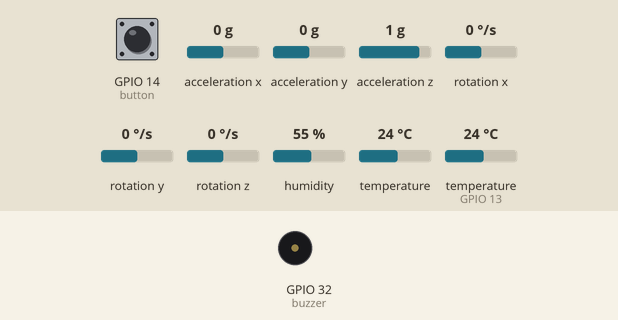
Recording of a program running on a simulated ESP32 board running MicroPython. Parts: buzzer (waves = sounding). The test bench sets the inputs (shaded band); at power-on: GPIO 14 (button) HIGH, acceleration x 0 g, acceleration y 0 g, acceleration z 1 g, rotation x 0 °/s, rotation y 0 °/s, rotation z 0 °/s, humidity 55 %, temperature 24 °C, temperature (sensor on GPIO 13) 24 °C. WiFi joins after 1.5 s; no MQTT or app messages arrive unless stated; a WiFi scan finds one network, HomeNet; the clock reads 2024-03-15 10:24:30 at power-on unless the program sets it; library files of the repository ran but are not shown: adxl345_sensor.py, mpu6050.py; what the program prints to the serial console is not drawn.

Above: at 7.3 s.
7.4 s: GPIO 14 (button) pulled LOW for 0.3 s
At 8.4 s:
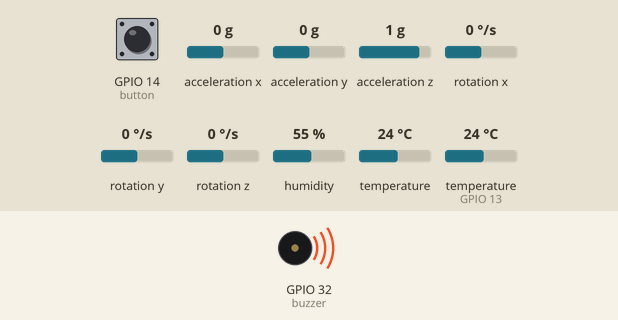
23.0 s: GPIO 14 (button) pulled LOW for 1 s
At 30.7 s:
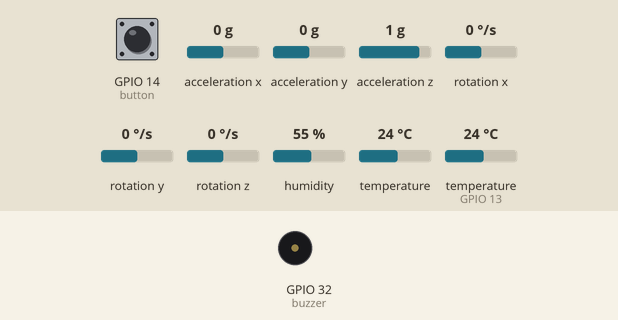
Timing chart, 0 to 32.2 s (numbered marks = the images above; inputs shaded):
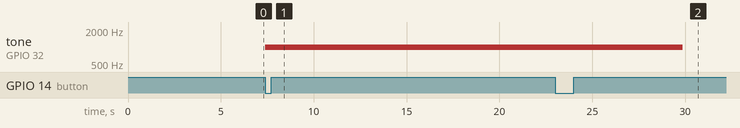

Measured:
- after the input at 7.4 s, tone on GPIO 32 (buzzer): silent → 1000 Hz at once
- after the input at 23.0 s, tone on GPIO 32 (buzzer): 1000 Hz → silent after 6.9 s

The program:

main.py
```python
#导入Pin模块
from machine import Pin, PWM
import dht
import time
from machine import Timer
import network
from simple import MQTTClient
import utime
import ujson
from fall_detection import FallDetection
import network
import urequests
import json

#路由器WIFI账号和密码
ssid="666666"
password="xiyangyuhai99"
#ssid="CMCC-fDb7"
#password="r8wk9c9k"
#ssid="AYNU2"
#password="aynu2955552"
# MQTT服务器信息
#MQTT_BROKER = 'broker.emqx.io'
MQTT_BROKER = '10.20.108.66'
MQTT_PORT = 1883
MQTT_USER = 'mqtt_username'
MQTT_PASSWORD = 'mqtt_password'
# 用于上报实时数据
MQTT_TOPIC = 'esp32/report/data'
# 手动告警
MANUAL_ALARM_MQTT_TOPIC = 'esp32/report/manual/alarm'
# 自动告警
AUTOMATIC_ALARM_MQTT_TOPIC = 'esp32/report/automatic/alarm'

# 百度地图API参数
BAIDU_API_URL = 'http://api.map.baidu.com/location/ip'
BAIDU_API_KEY = 'aujGhARF3F8jw5c4p7nViTcC7voXmwd3'

fall_detection = FallDetection()

# 定义DHT11控制对象
dht11=dht.DHT11(Pin(13))
# 定义按键外部中断，用于发生告警
button = Pin(14, Pin.IN, Pin.PULL_UP)  # 按键连接到ESP32的IO引脚14接k1
buzzer = PWM(Pin(32))  # 蜂鸣器连接到ESP32,32接beep丰凝汽

buzzer.freq(1000)  # 设置蜂鸣器的频率为1000Hz
buzzer.duty(0)  # 初始时将蜂鸣器的占空比设置为0，即静音状态

is_muted = True  # 初始时设置为静音状态
# key1外部中断函数，用于发生/解除告警
def button_pressed(p):
    global is_muted
    if is_muted:
        buzzer.duty(512)  # 当按键按下时，将蜂鸣器的占空比设置为50%，发出声音
        is_muted = False
        print("告警发生，老人疑似发生跌倒！！！")
        send_alarm_mqtt(mqtt_client,True)
    else:
        buzzer.duty(0)  # 当再次按下按键时，将蜂鸣器的占空比设置为0，静音
        is_muted = True
        print("告警解除！！！")
        send_alarm_mqtt(mqtt_client,False)
# 读取 JSON 文件
# 读取 JSON 文件
def read_json_file(file_path):
    try:
        with open(file_path, 'r') as file:
            data = ujson.load(file)
            return data
    except OSError:
        print('Error: Failed to read JSON file')
        return None
#WIFI连接
def wifi_connect():
    wlan=network.WLAN(network.STA_IF)  #STA模式
    wlan.active(True)  #激活
    wlan.disconnect()
    print(wlan.scan())
    start_time=time.time()  #记录时间做超时判断

    if not wlan.isconnected():
        print("conneting to network...")
        wlan.connect(ssid,password)  #输入WIFI账号和密码
        i = 1
        while not wlan.isconnected():
            print("正在链接{}...{}".format(ssid,i))
            i += 1
            time.sleep(1)

    print("network information:", wlan.ifconfig())
    return True

# 获取当前定位信息
def get_location():
    response = urequests.get(BAIDU_API_URL + '?ak=' + BAIDU_API_KEY)
    data = json.loads(response.text)
    if data['status'] == 0:
        lat = data['content']['point']['y']
        lng = data['content']['point']['x']
        city = data['content']['address_detail']['city']
        province = data['content']['address_detail']['province']
        address = data['content']['address']
        detailed_address = data['address']
        #print(city,province,address,detailed_address)
        print('Latitude:', lat)
        print('Longitude:', lng)
        #print("address":data['content'][])
        #return {"latitude":lat,"longitude":lng,"city":city,"province":province,"address":address}
        return {"latitude":lat,"longitude":lng}
    else:
        print('Failed to get location')
# 连接MQTT服务器
mqtt_client = None

def create_mqtt_client():
    global mqtt_client

    try:
        mqtt_client = MQTTClient('esp32', MQTT_BROKER, MQTT_PORT)
        mqtt_client.connect()
        print('MQTT已连接')
        return mqtt_client
    except Exception as e:
        print('MQTT连接失败:', e)
        return None

# 上报数据到MQTT服务器
def report_data(t):
    global mqtt_client
    client = mqtt_client
    data=merge_data()
    payload = ujson.dumps(data)
    client.publish(MQTT_TOPIC, payload)
    print('已上报数据:', payload)
# 告警发生时拿到老人当时定位和当前上报数据发给服务端，让服务端发送告警邮件
def send_alarm_mqtt(client,is_triggered,data_dict={}):
    # 获取当前时间的时间戳
    current_timestamp = utime.time()
    # 将时间戳转换为日期和时间
    current_time = utime.localtime(current_timestamp)
    # 提取日期和时间部分
    year, month, day, hour, minute, second, _, _ = current_time
    # 构建时间字符串
    time_string = "{:04d}-{:02d}-{:02d} {:02d}:{:02d}:{:02d}".format(year, month, day, hour, minute, second)
    data_dict = {"alert_time":time_string}
    if is_triggered:
        # 告警发生
        print("发送告警发生")
        data_dict['action'] = is_triggered
        payload = ujson.dumps(data_dict)
        client.publish(MANUAL_ALARM_MQTT_TOPIC, payload)  # 发布告警消息到指定的主题
    else:
        data_dict['action'] = is_triggered
        payload = ujson.dumps(data_dict)
        client.publish(MANUAL_ALARM_MQTT_TOPIC, payload)  # 发布告警解除消息到指定的主题
        print("发送告警解除")

# 获取温度和湿度数据
def get_temperature_humidity():
    time.sleep(2)
    dht11.measure()  #调用DHT类库中测量数据的函数
    temperature = dht11.temperature()
    if temperature==None:
        print("DHT11传感器检测失败！")
        return False
    humidity = dht11.humidity()
    time.sleep(2)
    return {'environment_temperature':temperature,"humidity":humidity}
# 整理各个传感器的数据，合并后用于上报
def merge_data():
     # 获取当前时间的时间戳
    current_timestamp = utime.time()
    # 将时间戳转换为日期和时间
    current_time = utime.localtime(current_timestamp)
    # 提取日期和时间部分
    year, month, day, hour, minute, second, _, _ = current_time
    # 构建时间字符串
    time_string = "{:04d}-{:02d}-{:02d} {:02d}:{:02d}:{:02d}".format(year, month, day, hour, minute, second)
    data_dict = {"report_time":time_string}
    # 整理温度湿度数据
    temp_hum_dict = get_temperature_humidity()
    data_dict.update(temp_hum_dict)
    #整理加速度数据
    data_dict.update(fall_detection.sensor_data())
    # 整理经纬度数据
    #location_data = get_location()
    #data_dict.update(location_data)
    # 整理心率，血氧，体温数据
    heart_data = read_json_file('data.json')
    data_dict.update(heart_data)
    #print(data_dict)
    return data_dict


#程序入口
if __name__=="__main__":
    time.sleep(2)  # Initial delay for sensor stabilization
    wifi_connect()
    create_mqtt_client()
    button.irq(trigger=Pin.IRQ_FALLING, handler=button_pressed)
    tim = Timer(0)
    tim.init(period=3000, mode=Timer.PERIODIC, callback=report_data)
```

fall_detection.py
```python
import math
import machine
import time
from adxl345_sensor import ADXL345Sensor
from gyro_sensor import GyroSensor

class FallDetection:
    def __init__(self):
        self.accel = ADXL345Sensor(12,27)  # 创建加速计实例
        self.gyro = GyroSensor()  # 创建陀螺仪实例

    def detect_fall(self):
        if self.accel.is_fallen() and self.gyro.isFallen():
            print("摔倒了")
        else:
            print("正常")


    def trigger_alarm(self):
        # 触发警报的逻辑
        print("摔倒警报！")
    def sensor_data(self):
        accel_data = self.accel.read_acceleration()
        gyro_x,gyro_y,gyro_z = self.gyro.getAngles()
        gyro_data = {"gx":gyro_x,"gy":gyro_y,"gz":gyro_z}
        accel_data.update(gyro_data)
        print(accel_data)
        return accel_data

if __name__ == "__main__":
    fall_detection = FallDetection()
    fall_detection.sensor_data()
    while True:
        fall_detection.sensor_data()
        #fall_detection.detect_fall()
```

gyro_sensor.py
```python
from machine import Pin
import utime
import math
import mpu6050

class GyroSensor:
    def __init__(self):
        self.mpu = mpu6050.MPU6050()
        self.mpu.setSampleRate(200)  # 设置采样率
        self.mpu.setGResolution(2)  # 设置g分辨率
        self.gxoffset = 0.07
        self.gyoffset = -0.04
        # 设置跌倒判断的阈值
        self.fall_threshold = 45

    def averageMPU(self, count, timing_ms):
        gx = 0
        gy = 0
        gz = 0
        for i in range(count):
            g = self.mpu.readData()
            gx = gx + g.Gx - self.gxoffset
            gy = gy + g.Gy - self.gyoffset
            gz = gz + g.Gz
            utime.sleep_ms(timing_ms)
        return gx / count, gy / count, gz / count

    def getAngles(self):
        gx, gy, gz = self.averageMPU(20, 5)
        vdim = math.sqrt(gx * gx + gy * gy + gz * gz)
        rad2degree = 180 / math.pi
        angleX = rad2degree * math.asin(gx / vdim)
        angleY = rad2degree * math.asin(gy / vdim)
        angleZ = rad2degree * math.asin(gz / vdim)
        return angleX, angleY, angleZ

    def isFallen(self):
        angleX, angleY, angleZ = self.getAngles()
        print(abs(angleX))
        print(abs(angleY))
        if abs(angleX) > self.fall_threshold or abs(angleY) > self.fall_threshold:
            return True
        else:
            return False

if __name__ == "__main__":

    # 创建陀螺仪对象
    gyro = GyroSensor()

    while True:
        if gyro.isFallen():
            print("跌倒！")
        else:
            print("正常")

        utime.sleep(1)
```
